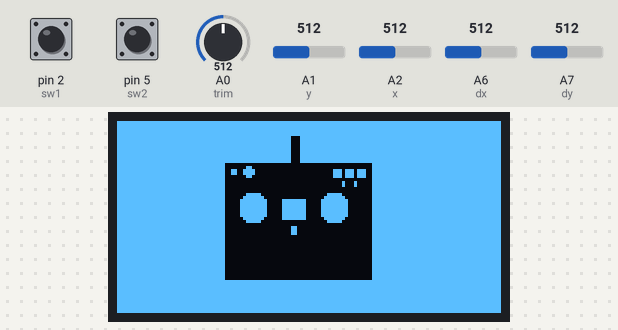
A program run on a simulated Arduino Nano, built with avr-gcc and run on an emulated ATmega328P. Shown: 128×64 one-colour display. The test bench sets the inputs (shaded band); at power-on: pin 2 (sw1) HIGH, pin 5 (sw2) HIGH, A0 (trim) = 512, A1 (y) = 512, A2 (x) = 512, A6 (dx) = 512, A7 (dy) = 512. No radio packets arrive unless stated; what the program prints to the serial monitor is not drawn.

Above: at 0.1 s.
At 2.2 s:
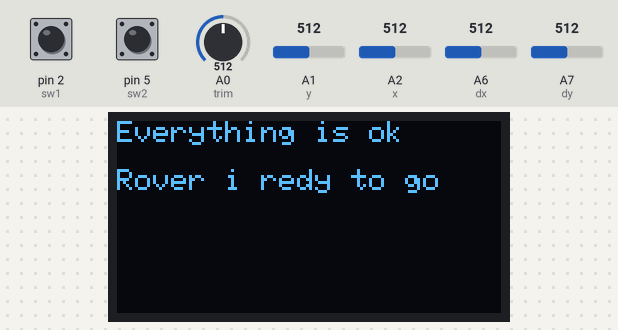

The program:

main.cpp
```cpp
//Library: TMRh20/RF24, https://github.com/tmrh20/RF24/


#include <SPI.h>
#include <nRF24L01.h>
#include <RF24.h>
#include<Adafruit_GFX.h>
#include<Wire.h>
#include<Adafruit_I2CDevice.h>
#include<Adafruit_SSD1306.h>


//oled w&h
#define SCREEN_WIDTH 128
#define SCREEN_HEIGHT 64

//oled init
Adafruit_SSD1306 display(SCREEN_WIDTH, SCREEN_HEIGHT, &Wire, -1);

//NRF24 init
RF24 radio(7, 8); // CE, CSN


//NRF24 adress write&read
const byte address[][6] = {"00001","00002"};


//servo cam, motors data to send
const int x = A2;
const int y = A1;
const int dx = A6;
const int dy = A7;
const int trim = A0;

//switch
#define sw1 2
#define sw2 5

const unsigned char pilot [] PROGMEM = {
	0xff, 0xff, 0xff, 0xff, 0xff, 0xff, 0xff, 0xff, 0xff, 0xff, 0xff, 0xff, 0xff, 0xff, 0xff, 0xff,
	0xff, 0xff, 0xff, 0xff, 0xff, 0xff, 0xff, 0xff, 0xff, 0xff, 0xff, 0xff, 0xff, 0xff, 0xff, 0xff,
	0xff, 0xff, 0xff, 0xff, 0xff, 0xff, 0xff, 0xff, 0xff, 0xff, 0xff, 0xff, 0xff, 0xff, 0xff, 0xff,
	0xff, 0xff, 0xff, 0xff, 0xff, 0xff, 0xff, 0xff, 0xff, 0xff, 0xff, 0xff, 0xff, 0xff, 0xff, 0xff,
	0xff, 0xff, 0xff, 0xff, 0xff, 0xff, 0xff, 0xff, 0xff, 0xff, 0xff, 0xff, 0xff, 0xff, 0xff, 0xff,
	0xff, 0xff, 0xff, 0xff, 0xff, 0xff, 0xff, 0xc7, 0xff, 0xff, 0xff, 0xff, 0xff, 0xff, 0xff, 0xff,
	0xff, 0xff, 0xff, 0xff, 0xff, 0xff, 0xff, 0xc7, 0xff, 0xff, 0xff, 0xff, 0xff, 0xff, 0xff, 0xff,
	0xff, 0xff, 0xff, 0xff, 0xff, 0xff, 0xff, 0xc7, 0xff, 0xff, 0xff, 0xff, 0xff, 0xff, 0xff, 0xff,
	0xff, 0xff, 0xff, 0xff, 0xff, 0xff, 0xff, 0xc7, 0xff, 0xff, 0xff, 0xff, 0xff, 0xff, 0xff, 0xff,
	0xff, 0xff, 0xff, 0xff, 0xff, 0xff, 0xff, 0xc7, 0xff, 0xff, 0xff, 0xff, 0xff, 0xff, 0xff, 0xff,
	0xff, 0xff, 0xff, 0xff, 0xff, 0xff, 0xff, 0xc7, 0xff, 0xff, 0xff, 0xff, 0xff, 0xff, 0xff, 0xff,
	0xff, 0xff, 0xff, 0xff, 0xff, 0xff, 0xff, 0xc7, 0xff, 0xff, 0xff, 0xff, 0xff, 0xff, 0xff, 0xff,
	0xff, 0xff, 0xff, 0xff, 0xff, 0xff, 0xff, 0xc7, 0xff, 0xff, 0xff, 0xff, 0xff, 0xff, 0xff, 0xff,
	0xff, 0xff, 0xff, 0xff, 0xff, 0xff, 0xff, 0xc7, 0xff, 0xff, 0xff, 0xff, 0xff, 0xff, 0xff, 0xff,
	0xff, 0xff, 0xff, 0xff, 0xf0, 0x00, 0x00, 0x00, 0x00, 0x00, 0x07, 0xff, 0xff, 0xff, 0xff, 0xff,
	0xff, 0xff, 0xff, 0xff, 0xf0, 0x18, 0x00, 0x00, 0x00, 0x00, 0x07, 0xff, 0xff, 0xff, 0xff, 0xff,
	0xff, 0xff, 0xff, 0xff, 0xf3, 0x3c, 0x00, 0x00, 0x00, 0xee, 0xe7, 0xff, 0xff, 0xff, 0xff, 0xff,
	0xff, 0xff, 0xff, 0xff, 0xf3, 0x3c, 0x00, 0x00, 0x00, 0xee, 0xe7, 0xff, 0xff, 0xff, 0xff, 0xff,
	0xff, 0xff, 0xff, 0xff, 0xf0, 0x18, 0x00, 0x00, 0x00, 0xee, 0xe7, 0xff, 0xff, 0xff, 0xff, 0xff,
	0xff, 0xff, 0xff, 0xff, 0xf0, 0x00, 0x00, 0x00, 0x00, 0x00, 0x07, 0xff, 0xff, 0xff, 0xff, 0xff,
	0xff, 0xff, 0xff, 0xff, 0xf0, 0x00, 0x00, 0x00, 0x00, 0x11, 0x07, 0xff, 0xff, 0xff, 0xff, 0xff,
	0xff, 0xff, 0xff, 0xff, 0xf0, 0x00, 0x00, 0x00, 0x00, 0x11, 0x07, 0xff, 0xff, 0xff, 0xff, 0xff,
	0xff, 0xff, 0xff, 0xff, 0xf0, 0x00, 0x00, 0x00, 0x00, 0x00, 0x07, 0xff, 0xff, 0xff, 0xff, 0xff,
	0xff, 0xff, 0xff, 0xff, 0xf0, 0x00, 0x00, 0x00, 0x00, 0x00, 0x07, 0xff, 0xff, 0xff, 0xff, 0xff,
	0xff, 0xff, 0xff, 0xff, 0xf0, 0x1f, 0x00, 0x00, 0x03, 0xe0, 0x07, 0xff, 0xff, 0xff, 0xff, 0xff,
	0xff, 0xff, 0xff, 0xff, 0xf0, 0x3f, 0x80, 0x00, 0x07, 0xf0, 0x07, 0xff, 0xff, 0xff, 0xff, 0xff,
	0xff, 0xff, 0xff, 0xff, 0xf0, 0x7f, 0xc1, 0xfe, 0x0f, 0xf8, 0x07, 0xff, 0xff, 0xff, 0xff, 0xff,
	0xff, 0xff, 0xff, 0xff, 0xf0, 0x7f, 0xc1, 0xfe, 0x0f, 0xf8, 0x07, 0xff, 0xff, 0xff, 0xff, 0xff,
	0xff, 0xff, 0xff, 0xff, 0xf0, 0x7f, 0xc1, 0xfe, 0x0f, 0xf8, 0x07, 0xff, 0xff, 0xff, 0xff, 0xff,
	0xff, 0xff, 0xff, 0xff, 0xf0, 0x7f, 0xc1, 0xfe, 0x0f, 0xf8, 0x07, 0xff, 0xff, 0xff, 0xff, 0xff,
	0xff, 0xff, 0xff, 0xff, 0xf0, 0x7f, 0xc1, 0xfe, 0x0f, 0xf8, 0x07, 0xff, 0xff, 0xff, 0xff, 0xff,
	0xff, 0xff, 0xff, 0xff, 0xf0, 0x7f, 0xc1, 0xfe, 0x0f, 0xf8, 0x07, 0xff, 0xff, 0xff, 0xff, 0xff,
	0xff, 0xff, 0xff, 0xff, 0xf0, 0x3f, 0x81, 0xfe, 0x07, 0xf0, 0x07, 0xff, 0xff, 0xff, 0xff, 0xff,
	0xff, 0xff, 0xff, 0xff, 0xf0, 0x1f, 0x00, 0x00, 0x03, 0xe0, 0x07, 0xff, 0xff, 0xff, 0xff, 0xff,
	0xff, 0xff, 0xff, 0xff, 0xf0, 0x00, 0x00, 0x00, 0x00, 0x00, 0x07, 0xff, 0xff, 0xff, 0xff, 0xff,
	0xff, 0xff, 0xff, 0xff, 0xf0, 0x00, 0x00, 0x30, 0x00, 0x00, 0x07, 0xff, 0xff, 0xff, 0xff, 0xff,
	0xff, 0xff, 0xff, 0xff, 0xf0, 0x00, 0x00, 0x30, 0x00, 0x00, 0x07, 0xff, 0xff, 0xff, 0xff, 0xff,
	0xff, 0xff, 0xff, 0xff, 0xf0, 0x00, 0x00, 0x30, 0x00, 0x00, 0x07, 0xff, 0xff, 0xff, 0xff, 0xff,
	0xff, 0xff, 0xff, 0xff, 0xf0, 0x00, 0x00, 0x00, 0x00, 0x00, 0x07, 0xff, 0xff, 0xff, 0xff, 0xff,
	0xff, 0xff, 0xff, 0xff, 0xf0, 0x00, 0x00, 0x00, 0x00, 0x00, 0x07, 0xff, 0xff, 0xff, 0xff, 0xff,
	0xff, 0xff, 0xff, 0xff, 0xf0, 0x00, 0x00, 0x00, 0x00, 0x00, 0x07, 0xff, 0xff, 0xff, 0xff, 0xff,
	0xff, 0xff, 0xff, 0xff, 0xf0, 0x00, 0x00, 0x00, 0x00, 0x00, 0x07, 0xff, 0xff, 0xff, 0xff, 0xff,
	0xff, 0xff, 0xff, 0xff, 0xf0, 0x00, 0x00, 0x00, 0x00, 0x00, 0x07, 0xff, 0xff, 0xff, 0xff, 0xff,
	0xff, 0xff, 0xff, 0xff, 0xf0, 0x00, 0x00, 0x00, 0x00, 0x00, 0x07, 0xff, 0xff, 0xff, 0xff, 0xff,
	0xff, 0xff, 0xff, 0xff, 0xf0, 0x00, 0x00, 0x00, 0x00, 0x00, 0x07, 0xff, 0xff, 0xff, 0xff, 0xff,
	0xff, 0xff, 0xff, 0xff, 0xf0, 0x00, 0x00, 0x00, 0x00, 0x00, 0x07, 0xff, 0xff, 0xff, 0xff, 0xff,
	0xff, 0xff, 0xff, 0xff, 0xf0, 0x00, 0x00, 0x00, 0x00, 0x00, 0x07, 0xff, 0xff, 0xff, 0xff, 0xff,
	0xff, 0xff, 0xff, 0xff, 0xf0, 0x00, 0x00, 0x00, 0x00, 0x00, 0x07, 0xff, 0xff, 0xff, 0xff, 0xff,
	0xff, 0xff, 0xff, 0xff, 0xf0, 0x00, 0x00, 0x00, 0x00, 0x00, 0x07, 0xff, 0xff, 0xff, 0xff, 0xff,
	0xff, 0xff, 0xff, 0xff, 0xf0, 0x00, 0x00, 0x00, 0x00, 0x00, 0x07, 0xff, 0xff, 0xff, 0xff, 0xff,
	0xff, 0xff, 0xff, 0xff, 0xf0, 0x00, 0x00, 0x00, 0x00, 0x00, 0x07, 0xff, 0xff, 0xff, 0xff, 0xff,
	0xff, 0xff, 0xff, 0xff, 0xf0, 0x00, 0x00, 0x00, 0x00, 0x00, 0x07, 0xff, 0xff, 0xff, 0xff, 0xff,
	0xff, 0xff, 0xff, 0xff, 0xf0, 0x00, 0x00, 0x00, 0x00, 0x00, 0x07, 0xff, 0xff, 0xff, 0xff, 0xff,
	0xff, 0xff, 0xff, 0xff, 0xff, 0xff, 0xff, 0xff, 0xff, 0xff, 0xff, 0xff, 0xff, 0xff, 0xff, 0xff,
	0xff, 0xff, 0xff, 0xff, 0xff, 0xff, 0xff, 0xff, 0xff, 0xff, 0xff, 0xff, 0xff, 0xff, 0xff, 0xff,
	0xff, 0xff, 0xff, 0xff, 0xff, 0xff, 0xff, 0xff, 0xff, 0xff, 0xff, 0xff, 0xff, 0xff, 0xff, 0xff,
	0xff, 0xff, 0xff, 0xff, 0xff, 0xff, 0xff, 0xff, 0xff, 0xff, 0xff, 0xff, 0xff, 0xff, 0xff, 0xff,
	0xff, 0xff, 0xff, 0xff, 0xff, 0xff, 0xff, 0xff, 0xff, 0xff, 0xff, 0xff, 0xff, 0xff, 0xff, 0xff,
	0xff, 0xff, 0xff, 0xff, 0xff, 0xff, 0xff, 0xff, 0xff, 0xff, 0xff, 0xff, 0xff, 0xff, 0xff, 0xff,
	0xff, 0xff, 0xff, 0xff, 0xff, 0xff, 0xff, 0xff, 0xff, 0xff, 0xff, 0xff, 0xff, 0xff, 0xff, 0xff,
	0xff, 0xff, 0xff, 0xff, 0xff, 0xff, 0xff, 0xff, 0xff, 0xff, 0xff, 0xff, 0xff, 0xff, 0xff, 0xff,
	0xff, 0xff, 0xff, 0xff, 0xff, 0xff, 0xff, 0xff, 0xff, 0xff, 0xff, 0xff, 0xff, 0xff, 0xff, 0xff,
	0xff, 0xff, 0xff, 0xff, 0xff, 0xff, 0xff, 0xff, 0xff, 0xff, 0xff, 0xff, 0xff, 0xff, 0xff, 0xff,
	0xff, 0xff, 0xff, 0xff, 0xff, 0xff, 0xff, 0xff, 0xff, 0xff, 0xff, 0xff, 0xff, 0xff, 0xff, 0xff
};

void startup()
{
display.clearDisplay();
display.setTextSize(1);
display.setTextColor(WHITE);
display.setCursor(0,0);
display.drawBitmap(0,0,pilot,128,64,WHITE);
display.display();

delay(2000);
}

void controll()
{
unsigned int x_pos,y_pos,dx_pos,dy_pos,trim_pos;
unsigned int pos[10];

  //aRead to int
x_pos = analogRead(x); //servo_cam
y_pos = analogRead(y); //servo_cam
dx_pos = analogRead(dx); //drive
dy_pos = analogRead(dy); //drive
trim_pos = analogRead(trim);//speed controll
int sw_1 = digitalRead(sw1); //switch BMP
int sw_2 = digitalRead(sw2); // switch drive/arm

  delay(2);
  radio.stopListening();

//radio data
pos[0] = x_pos;
pos[1] = y_pos;
pos[2] = dx_pos;
pos[3] = dy_pos;
pos[4] = sw_1;
pos[5] = trim_pos;
pos[6] = sw_2;

//radio send data
  radio.write(&pos, sizeof(pos));
  delay(2);
  radio.startListening();

}

void nrf_temp()
{
int temp;

int sw_1 = digitalRead(sw1);

Serial.println(sw_1);

  if(sw_1 == 1)
  {
    display.clearDisplay();
display.setTextSize(1);
display.setTextColor(WHITE);
display.setCursor(0,0);
display.println("Everything is ok");
display.println(" ");
display.println("Rover i redy to go");
display.display();
  }
  if(sw_1 == 0)
  {
    radio.startListening();
    if(radio.available())
    {
      radio.read(&temp, sizeof(temp));
delay(10);

display.clearDisplay();
display.setTextSize(1);
display.setTextColor(WHITE);
display.setCursor(0,0);
 display.print("*********************");
     display.println(" ");
  display.println("Temperature measure");
    display.println(" ");
    display.print("Temp = ");
    display.print(temp);
    display.print("degC");
        display.println(" ");
    display.println("*********************");
display.display();
    }
  radio.stopListening();
}
}


void setup() {
Serial.begin(9600);

//sw input
pinMode(sw1, INPUT_PULLUP);
pinMode(sw2, INPUT_PULLUP);

  //radio init
  radio.begin();
  radio.openReadingPipe(1,address[1]);
  radio.openWritingPipe(address[0]);
  radio.setPALevel(RF24_PA_MIN);
  radio.stopListening();

//joy inputs
  pinMode(x, INPUT);
  pinMode(y, INPUT);
  pinMode(dx, INPUT);
  pinMode(dy, INPUT);

//oled begin
  display.begin(SSD1306_SWITCHCAPVCC, 0x3C);

//startup sequence
  startup();
}

void loop() {
  delay(10);
controll();
delay(10);
nrf_temp();
delay(10);
}
```

controll.cpp
```cpp
/*
* Arduino Wireless Communication Tutorial
*     Example 1 - Transmitter Code
*
* by Dejan Nedelkovski, www.HowToMechatronics.com
*
* Library: TMRh20/RF24, https://github.com/tmrh20/RF24/
*/

#include <SPI.h>
#include <nRF24L01.h>
#include <RF24.h>
#include<Adafruit_GFX.h>
#include<Wire.h>
#include<Adafruit_I2CDevice.h>

RF24 radio(7, 8); // CE, CSN

const byte address[6] = "00001";

int x = A2;
int y = A1;

#define sw 2


int pos[2];
int s_pos[2];

int btn = digitalRead(sw);


void setup() {
  radio.begin();
  radio.openWritingPipe(address);
  radio.setPALevel(RF24_PA_MIN);
  radio.stopListening();

  pinMode(x, INPUT);
  pinMode(y, INPUT);
  pinMode(sw, INPUT_PULLUP);
}

void loop() {


pos[0] = analogRead(x);
pos[1] = analogRead(y);

//pos[0] = map(pos[0], 0,1023,0,180);
//pos[1] = map(pos[1], 0,1023,0,180);


  radio.write(&pos[0], sizeof(pos[0]));
  delay(10);
    radio.write(&pos[1], sizeof(pos[1]));


}
```

controll_2.cpp
```cpp
//Library: TMRh20/RF24, https://github.com/tmrh20/RF24/


#include <SPI.h>
#include <nRF24L01.h>
#include <RF24.h>
#include<Adafruit_GFX.h>
#include<Wire.h>
#include<Adafruit_I2CDevice.h>
#include<Adafruit_SSD1306.h>


//oled w&h
#define SCREEN_WIDTH 128
#define SCREEN_HEIGHT 64

//oled init
Adafruit_SSD1306 display(SCREEN_WIDTH, SCREEN_HEIGHT, &Wire, -1);

//NRF24 init
RF24 radio(7, 8); // CE, CSN


//NRF24 adress write&read
const byte address[][6] = {"00001","00002"};


//servo cam, motors data to send
const int x = A2;
const int y = A1;
const int dx = A6;
const int dy = A7;

//switch
#define sw1 3
int sw_1;

void startup()
{
display.clearDisplay();
display.setTextSize(1);
display.setTextColor(WHITE);
display.setCursor(0,0);
display.println("System check");
display.display();

delay(1000);

display.clearDisplay();
display.setTextSize(1);
display.setTextColor(WHITE);
display.setCursor(0,0);
display.println("System check");
display.println("Motors ok!");
display.display();

delay(1000);

display.clearDisplay();
display.setTextSize(1);
display.setTextColor(WHITE);
display.setCursor(0,0);
display.println("System check");
display.println("Motors ok!");
display.println("Servos ok!");
display.display();

delay(1000);

display.clearDisplay();
display.setTextSize(1);
display.setTextColor(WHITE);
display.setCursor(0,0);
display.println("System check");
display.println("Motors ok!");
display.println("Servos ok!");
display.println("temperature ok!");
display.display();

delay(1000);

display.clearDisplay();
display.setTextSize(1);
display.setTextColor(WHITE);
display.setCursor(0,0);
display.println("System check");
display.println("Motors ok!");
display.println("Servos ok!");
display.println("temperature ok!");
display.println("Humidity ok!");
display.display();

delay(1000);

display.clearDisplay();
display.setTextSize(1);
display.setTextColor(WHITE);
display.setCursor(0,0);
display.println("Everything is ok");
display.println(" ");
display.println("Rover i redy to go");
display.display();

}

void controll()
{
unsigned int x_pos,y_pos,dx_pos,dy_pos,sw_1;
unsigned int pos[6];

  //aRead to int
x_pos = analogRead(x); //servo_cam
y_pos = analogRead(y); //servo_cam
dx_pos = analogRead(dx); //drive
dy_pos = analogRead(dy); //drive
sw_1 = digitalRead(sw1);

  delay(2);
  radio.stopListening();

//int to table
pos[0] = x_pos;
pos[1] = y_pos;
pos[2] = dx_pos;
pos[3] = dy_pos;
pos[4] = sw_1;

//radio send data
  radio.write(&pos, sizeof(pos));
  delay(2);
  radio.startListening();
}

void nrf_temp()
{
int temp;

  if(sw_1 == 1)
  {}
  if(sw_1 == 0)
  {
    radio.startListening();
    if(radio.available())
    {
      radio.read(&temp, sizeof(temp));
delay(10);

display.clearDisplay();
display.setTextSize(1);
display.setTextColor(WHITE);
display.setCursor(0,0);
display.println(temp);
display.display();

delay(1000);

display.clearDisplay();
display.setTextSize(1);
display.setTextColor(WHITE);
display.setCursor(0,0);
display.println("Everything is ok");
display.println(" ");
display.println("Rover i redy to go");
display.display();

    }

}
}


void setup() {
Serial.begin(9600);

//sw input
pinMode(sw1, INPUT_PULLUP);

  //radio init
  radio.begin();
  radio.openReadingPipe(1,address[1]);
  radio.openWritingPipe(address[0]);
  radio.setPALevel(RF24_PA_MIN);
  radio.setChannel(80);
  radio.setDataRate(RF24_250KBPS);
  radio.stopListening();

//jot inputs
  pinMode(x, INPUT);
  pinMode(y, INPUT);
  pinMode(dx, INPUT);
  pinMode(dy, INPUT);

//oled tra begin
  display.begin(SSD1306_SWITCHCAPVCC, 0x3C);

//startup sequence
  startup();
}

void loop() {
controll();
delay(10);
nrf_temp();
}
```

controll_3.cpp
```cpp
//Library: TMRh20/RF24, https://github.com/tmrh20/RF24/


#include <SPI.h>
#include <nRF24L01.h>
#include <RF24.h>
#include<Adafruit_GFX.h>
#include<Wire.h>
#include<Adafruit_I2CDevice.h>
#include<Adafruit_SSD1306.h>


//oled w&h
#define SCREEN_WIDTH 128
#define SCREEN_HEIGHT 64

//oled init
Adafruit_SSD1306 display(SCREEN_WIDTH, SCREEN_HEIGHT, &Wire, -1);

//NRF24 init
RF24 radio(7, 8); // CE, CSN


//NRF24 adress write&read
const byte address[][6] = {"00001","00002"};


//servo cam, motors data to send
const int x = A2;
const int y = A1;
const int dx = A6;
const int dy = A7;
const int trim = A0;

//switch
#define sw1 2


void startup()
{
display.clearDisplay();
display.setTextSize(1);
display.setTextColor(WHITE);
display.setCursor(0,0);
display.println("System check");
display.display();

delay(1000);

display.clearDisplay();
display.setTextSize(1);
display.setTextColor(WHITE);
display.setCursor(0,0);
display.println("System check");
display.println("Motors ok!");
display.display();

delay(1000);

display.clearDisplay();
display.setTextSize(1);
display.setTextColor(WHITE);
display.setCursor(0,0);
display.println("System check");
display.println("Motors ok!");
display.println("Servos ok!");
display.display();

delay(1000);

display.clearDisplay();
display.setTextSize(1);
display.setTextColor(WHITE);
display.setCursor(0,0);
display.println("System check");
display.println("Motors ok!");
display.println("Servos ok!");
display.println("temperature ok!");
display.display();

delay(1000);

display.clearDisplay();
display.setTextSize(1);
display.setTextColor(WHITE);
display.setCursor(0,0);
display.println("System check");
display.println("Motors ok!");
display.println("Servos ok!");
display.println("temperature ok!");
display.println("Humidity ok!");
display.display();

delay(1000);

display.clearDisplay();
display.setTextSize(1);
display.setTextColor(WHITE);
display.setCursor(0,0);
display.println("Everything is ok");
display.println(" ");
display.println("Rover i redy to go");
display.display();

}

void controll()
{
unsigned int x_pos,y_pos,dx_pos,dy_pos,trim_pos;
unsigned int pos[10];

  //aRead to int
x_pos = analogRead(x); //servo_cam
y_pos = analogRead(y); //servo_cam
dx_pos = analogRead(dx); //drive
dy_pos = analogRead(dy); //drive
trim_pos = analogRead(trim);//speed controll
int sw_1 = digitalRead(sw1);

  delay(2);
  radio.stopListening();

//int to table
pos[0] = x_pos;
pos[1] = y_pos;
pos[2] = dx_pos;
pos[3] = dy_pos;
pos[4] = sw_1;
pos[5] = trim_pos;

//radio send data
  radio.write(&pos, sizeof(pos));
  delay(2);
  radio.startListening();
}

void nrf_temp()
{
int temp;

int sw_1 = digitalRead(sw1);

Serial.println(sw_1);

  if(sw_1 == 1)
  {
    display.clearDisplay();
display.setTextSize(1);
display.setTextColor(WHITE);
display.setCursor(0,0);
display.println("Everything is ok");
display.println(" ");
display.println("Rover i redy to go");
display.display();
  }
  if(sw_1 == 0)
  {
    radio.startListening();
    if(radio.available())
    {
      radio.read(&temp, sizeof(temp));
delay(10);

display.clearDisplay();
display.setTextSize(1);
display.setTextColor(WHITE);
display.setCursor(0,0);
display.println(temp);
display.display();
    }
  radio.stopListening();
}
}


void setup() {
Serial.begin(9600);

//sw input
pinMode(sw1, INPUT_PULLUP);

  //radio init
  radio.begin();
  radio.openReadingPipe(1,address[1]);
  radio.openWritingPipe(address[0]);
  radio.setPALevel(RF24_PA_MIN);
  radio.stopListening();

//jot inputs
  pinMode(x, INPUT);
  pinMode(y, INPUT);
  pinMode(dx, INPUT);
  pinMode(dy, INPUT);

//oled tra begin
  display.begin(SSD1306_SWITCHCAPVCC, 0x3C);

//startup sequence
  startup();
}

void loop() {
  delay(10);
controll();
delay(10);
nrf_temp();
delay(10);
}
```
